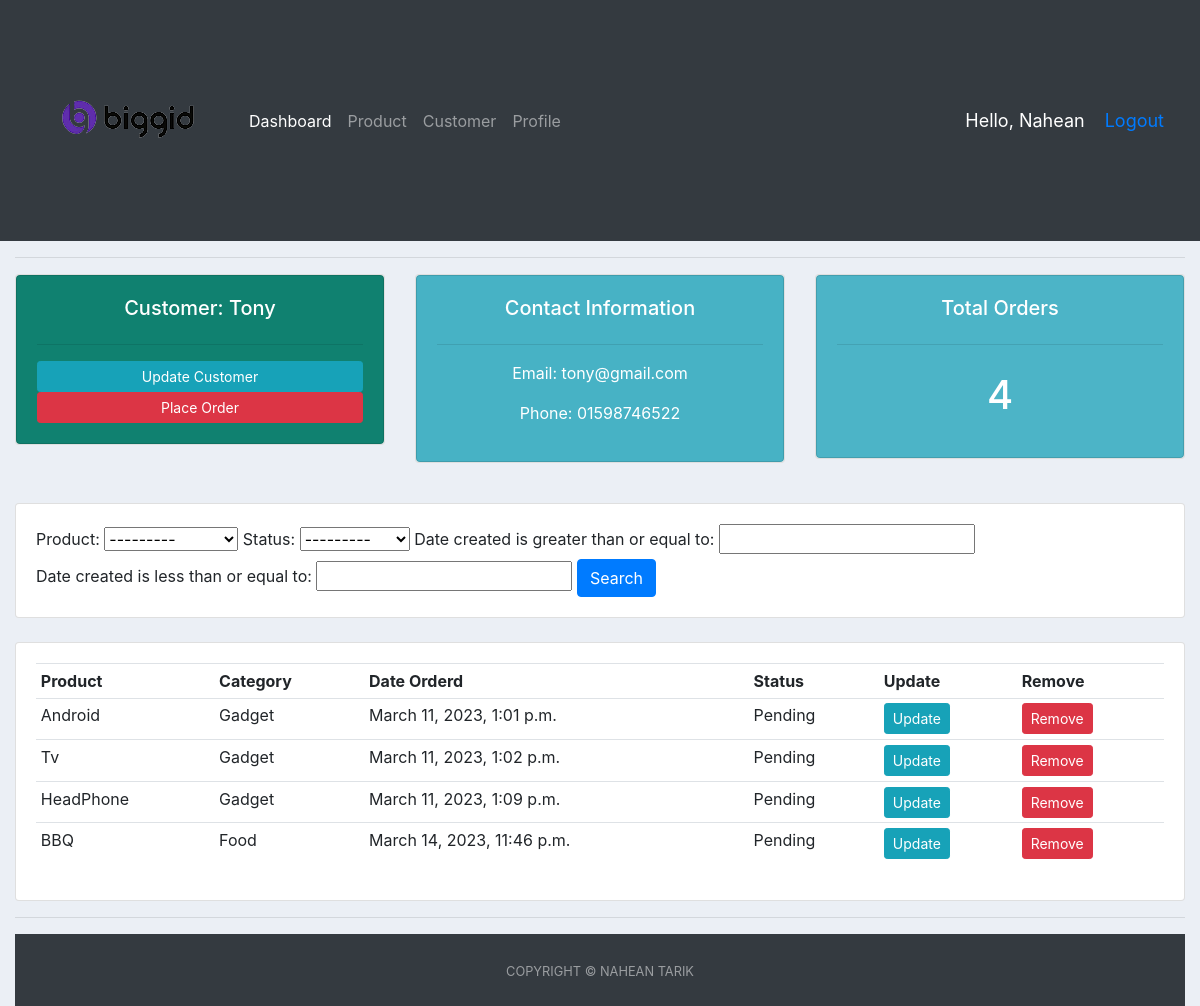
Page /customer/8/ (signed in) on the committed database.
### accounts/models.py (models this page shows, shortened)
class Customer(models.Model):
    user = models.OneToOneField(User, null=True, on_delete=models.CASCADE)
    name = models.CharField(max_length=200, null=True)
    phone = models.CharField(max_length=200, null=True)
    email = models.CharField(max_length=200, null=True)
    profile_pic = models.ImageField(null=True, blank=True)
    date_created = models.DateTimeField(auto_now_add=True, null=True)

class Order(models.Model):
    STATUS = (
        ('Pending', 'Pending'),
        ('On Process', 'On Process'),
        ('Delivered', 'Delivered'),
    )
    customer = models.ForeignKey(
        Customer, null=True, on_delete=models.SET_NULL)
    product = models.ForeignKey(Product, null=True, on_delete=models.SET_NULL)
    date_created = models.DateTimeField(auto_now_add=True, null=True)
    status = models.CharField(max_length=200, null=True, choices=STATUS)

class Product(models.Model):
    CATEGORY = (
        ('Food', 'Food'),
        ('Outdoor Item', 'Outdoor Item'),
        ('Gadget', 'Gadget'),
    )
    name = models.CharField(max_length=200, null=True)
    price = models.FloatField(null=True)
    category = models.CharField(max_length=200, null=True, choices=CATEGORY)
    Description = models.CharField(max_length=200, null=True, blank=True)
    date_created = models.DateTimeField(auto_now_add=True, null=True)
    tags = models.ManyToManyField(Tag)
    def __str__(self):
        return self.name

### accounts/decorators.py (the view)
        def wrapper_func(request, *args, **kwargs):
            group = None
            if request.user.groups.exists():
                group = request.user.groups.all()[0].name
            if group in allowed_roles:
                return view_func(request, *args, **kwargs)
            else:
                return HttpResponse('You are not authorized to view this page')

### accounts/views.py (called while the page is built)
@login_required(login_url='login')
@allowed_users(allowed_roles=['admin'])
def customer(request, cng):
    customer = Customer.objects.get(id=cng)
    orders = customer.order_set.all()
    myFilters = OrderFilters(request.GET, queryset=orders)
    orders = myFilters.qs
    total_orders = orders.count()
    context = {'orders': orders, 'customer': customer,
               'total_orders': total_orders, 'myFilters': myFilters}
    return render(request, 'accounts/customer.html', context)

### accounts/templates/accounts/customer.html
{% extends 'accounts/main.html' %} {% block content %}
<div class="row">
  <div class="col-md">
    <div class="card text-center text-white mb-3" id="Customer">
      <div class="card card-body" style="background-color: #108170">
        <h5>Customer: {{customer.name}}</h5>
        <hr />
        <a class="btn btn-sm btn-info" href="">Update Customer</a>
        <a
          class="btn btn-sm btn-danger"
          href="{% url 'create_order' customer.id %}"
          >Place Order</a
        >
      </div>
    </div>
  </div>
  <div class="col-md">
    <div class="card text-center text-white mb-3" id="Customer">
      <div class="card card-body" style="background-color: #47b2c5">
        <h5>Contact Information</h5>
        <hr />
        <p>Email: {{customer.email}}</p>
        <p>Phone: {{customer.phone}}</p>
      </div>
    </div>
  </div>
  <div class="col-md">
    <div class="card text-center text-white mb-3" id="Customer">
      <div class="card card-body" style="background-color: #4cb4c7">
        <h5>Total Orders</h5>
        <hr />
        <h1 style="text-align: center; padding: 10px">{{total_orders}}</h1>
      </div>
    </div>
  </div>
</div>
<br />
<div class="row">
  <div class="col">
    <div class="card card-body">
      <form method="get">
        {{myFilters.form}}
        <button class="btn btn-primary" type="submit">Search</button>
      </form>
    </div>
  </div>
</div>
<br />
<div class="row">
  <div class="col-md">
    <div class="card card-body">
      <table class="table table-sm">
        <tr>
          <th>Product</th>
          <th>Category</th>
          <th>Date Orderd</th>
          <th>Status</th>
          <th>Update</th>
          <th>Remove</th>
        </tr>
        {% for i in orders %}
        <tr>
          <td>{{i.product}}</td>
          <td>{{i.product.category}}</td>
          <td>{{i.date_created}}</td>
          <td>{{i.status}}</td>
          <td>
            <a class="btn btn-sm btn-info" href="{% url 'update_order' i.id %}"
              >Update</a
            >
          </td>
          <td>
            <a
              class="btn btn-sm btn-danger"
              href="{% url 'customer_order_delete' i.id %}"
              >Remove</a
            >
          </td>
        </tr>
        {% endfor %}
      </table>
    </div>
  </div>
</div>
{% endblock %}

### accounts/templates/accounts/navbar.html (shortened to what this page needs)
{% load static %}
<nav class="navbar navbar-expand-lg navbar-dark bg-dark">
  <img src="{% static '/static/image/im1.png' %}">
    <div class="collapse navbar-collapse" id="navbarNav">
      <ul class="navbar-nav">
        {% if request.user.is_staff %}
        <li class="nav-item active">
          <a class="nav-link" href="{% url 'home' %}">Dashboard <span class="sr-only">(current)</span></a>
        </li>
        <li class="nav-item">
          <a class="nav-link" href="{% url 'product' %}">Product</a>
        </li>
      <li class="nav-item">
        <a class="nav-link" href="{% url 'customer_page' %}">Customer</a>
      </li>
      {% endif %}
      <li class="nav-item">
        <a class="nav-link" href="{% url 'accountSet' %}">Profile</a>
      </li>
     </ul>
    </div>
    <span class="hello-msg">Hello, {{request.user}}</span>
    <span class="hello-msg"><a href="{% url 'logout' %}">Logout</a></span>
  </nav>

### accounts/templates/accounts/main.html (style rules this page uses)
body { background-color: #ebeff5; }

### accounts/templates/accounts/navbar.html (style rules this page uses)
.hello-msg { font-size: 18px; color: white; margin-right: 20px; }

### rows in the picture
Customer: name "Tony", email "tony@gmail.com", phone "01598746522"
Order: product "Android", product.category "Gadget", date_created "March 11, 2023, 1:01 p.m.", status "Pending"
Order: product "Tv", product.category "Gadget", date_created "March 11, 2023, 1:02 p.m.", status "Pending"
Order: product "HeadPhone", product.category "Gadget", date_created "March 11, 2023, 1:09 p.m.", status "Pending"
Order: product "BBQ", product.category "Food", date_created "March 14, 2023, 11:46 p.m.", status "Pending"

### other values in the picture
{{ request.user }} "Nahean"
{{ total_orders }} "4"
